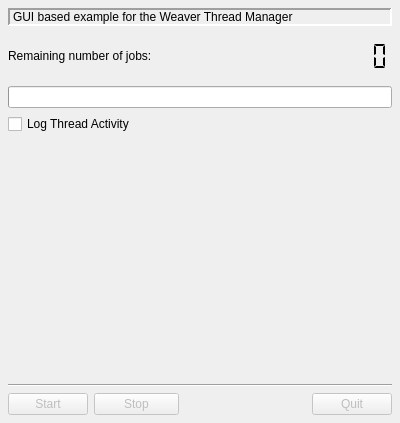
<ui version="4.0" >
 <class>JobsBase</class>
 <widget class="QWidget" name="JobsBase" >
  <property name="geometry" >
   <rect>
    <x>0</x>
    <y>0</y>
    <width>400</width>
    <height>423</height>
   </rect>
  </property>
  <property name="windowTitle" >
   <string>ThreadWeaver Jobs Examples</string>
  </property>
  <property name="toolTip" >
   <string>The program executes 100 jobs in 4 threads. Each job waits for a random number of milliseconds between 1 and 1000.</string>
  </property>
  <layout class="QGridLayout" >
   <property name="margin" >
    <number>8</number>
   </property>
   <property name="spacing" >
    <number>6</number>
   </property>
   <item row="3" column="0" colspan="5" >
    <layout class="QHBoxLayout" >
     <property name="margin" >
      <number>0</number>
     </property>
     <property name="spacing" >
      <number>6</number>
     </property>
     <item>
      <widget class="QCheckBox" name="cbLog" >
       <property name="toolTip" >
        <string>Check to see logging information about thread activity. Watch the console output to see the log information.</string>
       </property>
       <property name="text" >
        <string>Log Thread Activity</string>
       </property>
      </widget>
     </item>
     <item>
      <spacer>
       <property name="orientation" >
        <enum>Qt::Horizontal</enum>
       </property>
       <property name="sizeHint" >
        <size>
         <width>31</width>
         <height>20</height>
        </size>
       </property>
      </spacer>
     </item>
     <item>
      <widget class="ThreadWeaver::WeaverThreadGrid" name="threadGrid" >
       <property name="toolTip" >
        <string>Displays Thread Activity</string>
       </property>
       <property name="frameShape" >
        <enum>QFrame::NoFrame</enum>
       </property>
       <property name="frameShadow" >
        <enum>QFrame::Plain</enum>
       </property>
      </widget>
     </item>
    </layout>
   </item>
   <item row="6" column="0" >
    <widget class="QPushButton" name="pbStart" >
     <property name="enabled" >
      <bool>false</bool>
     </property>
     <property name="text" >
      <string>Start</string>
     </property>
    </widget>
   </item>
   <item row="6" column="1" >
    <widget class="QPushButton" name="pbStop" >
     <property name="enabled" >
      <bool>false</bool>
     </property>
     <property name="text" >
      <string>Stop</string>
     </property>
    </widget>
   </item>
   <item row="6" column="4" >
    <widget class="QPushButton" name="pbQuit" >
     <property name="enabled" >
      <bool>false</bool>
     </property>
     <property name="text" >
      <string>Quit</string>
     </property>
    </widget>
   </item>
   <item row="1" column="4" >
    <widget class="QLCDNumber" name="lcdNumJobsRem" >
     <property name="minimumSize" >
      <size>
       <width>32</width>
       <height>48</height>
      </size>
     </property>
     <property name="font" >
      <font>
       <family>Sans Serif</family>
       <pointsize>14</pointsize>
       <weight>50</weight>
       <italic>false</italic>
       <bold>false</bold>
       <underline>false</underline>
       <strikeout>false</strikeout>
      </font>
     </property>
     <property name="frameShape" >
      <enum>QFrame::NoFrame</enum>
     </property>
     <property name="frameShadow" >
      <enum>QFrame::Plain</enum>
     </property>
     <property name="segmentStyle" >
      <enum>QLCDNumber::Flat</enum>
     </property>
    </widget>
   </item>
   <item row="1" column="3" >
    <spacer>
     <property name="orientation" >
      <enum>Qt::Horizontal</enum>
     </property>
     <property name="sizeHint" >
      <size>
       <width>40</width>
       <height>20</height>
      </size>
     </property>
    </spacer>
   </item>
   <item row="5" column="0" colspan="5" >
    <widget class="QFrame" name="horizontalLine" >
     <property name="frameShape" >
      <enum>QFrame::HLine</enum>
     </property>
     <property name="frameShadow" >
      <enum>QFrame::Sunken</enum>
     </property>
    </widget>
   </item>
   <item row="6" column="2" colspan="2" >
    <spacer>
     <property name="orientation" >
      <enum>Qt::Horizontal</enum>
     </property>
     <property name="sizeHint" >
      <size>
       <width>136</width>
       <height>20</height>
      </size>
     </property>
    </spacer>
   </item>
   <item row="0" column="0" colspan="5" >
    <widget class="QLabel" name="label" >
     <property name="cursor" >
      <cursor>4</cursor>
     </property>
     <property name="frameShape" >
      <enum>QFrame::Panel</enum>
     </property>
     <property name="frameShadow" >
      <enum>QFrame::Sunken</enum>
     </property>
     <property name="lineWidth" >
      <number>2</number>
     </property>
     <property name="text" >
      <string>GUI based example for the Weaver Thread Manager</string>
     </property>
     <property name="wordWrap" >
      <bool>true</bool>
     </property>
     <property name="margin" >
      <number>6</number>
     </property>
    </widget>
   </item>
   <item row="2" column="0" colspan="5" >
    <widget class="QProgressBar" name="pbProgress" >
     <property name="value" >
      <number>0</number>
     </property>
     <property name="textVisible" >
      <bool>false</bool>
     </property>
    </widget>
   </item>
   <item row="1" column="0" colspan="3" >
    <widget class="QLabel" name="label_2" >
     <property name="text" >
      <string>Remaining number of jobs:</string>
     </property>
    </widget>
   </item>
   <item row="4" column="1" >
    <spacer>
     <property name="orientation" >
      <enum>Qt::Vertical</enum>
     </property>
     <property name="sizeHint" >
      <size>
       <width>85</width>
       <height>101</height>
      </size>
     </property>
    </spacer>
   </item>
  </layout>
 </widget>
 <customwidgets>
  <customwidget>
   <class>ThreadWeaver::WeaverThreadGrid</class>
   <extends>QFrame</extends>
   <header>WeaverThreadGrid.h</header>
   <container>0</container>
   <pixmap></pixmap>
  </customwidget>
 </customwidgets>
 <tabstops>
  <tabstop>pbStart</tabstop>
  <tabstop>pbStop</tabstop>
  <tabstop>pbQuit</tabstop>
 </tabstops>
 <resources/>
 <connections/>
</ui>
